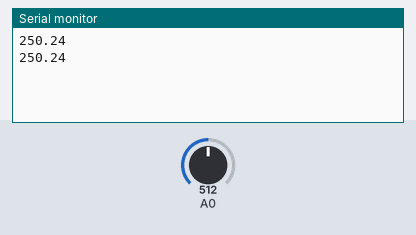
The sketch below on a simulated Arduino Uno, built with avr-gcc and run on an emulated ATmega328P. Parts: the last lines printed to the serial monitor. The test bench sets the inputs (shaded band); at power-on: A0 = 512.

Above: at 1.8 s.
1.9 s: A0 set to 716
At 2.5 s:
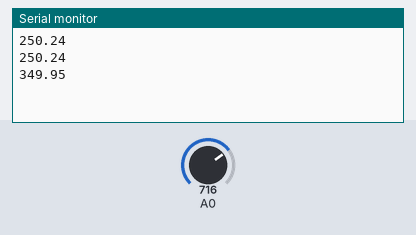
3.4 s: A0 set to 900
At 4.8 s:
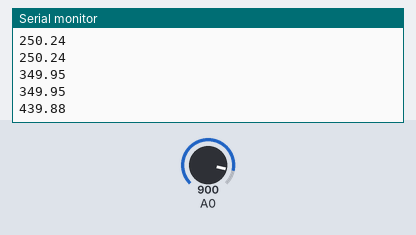
Timing chart, 0 to 6.4 s (numbered marks = the images above; inputs shaded):
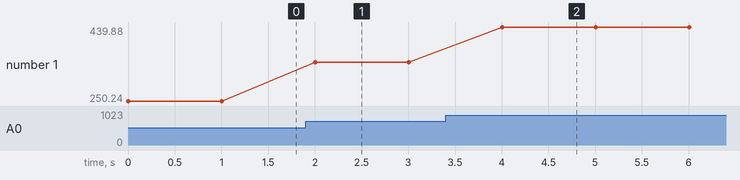

Measured:
- after the input at 1.9 s, the serial monitor: prints a new line after 0.10 s (image 1)
- after the input at 3.4 s, the serial monitor: prints a new line after 0.60 s (image 2)
- plotted number 1: 250.24 → 349.95 after the input at 1.9 s, 349.95 → 439.88 after the input at 3.4 s

The sketch:

temp_ser.ino
```cpp
int step_time=60*10; // en secondes
void setup() {
  // put your setup code here, to run once:
    Serial.begin(9600);

}
void loop() {
  int valeur_brute = analogRead(A0);

  float temperature_celcius = valeur_brute * (5.0 / 1023.0 * 100.0);

  Serial.println(temperature_celcius);
  delay(1000);
}
```
